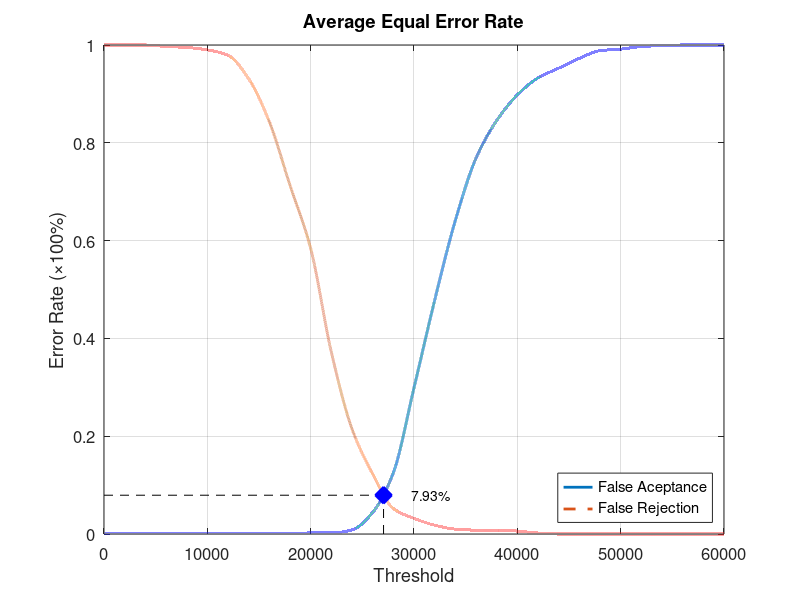
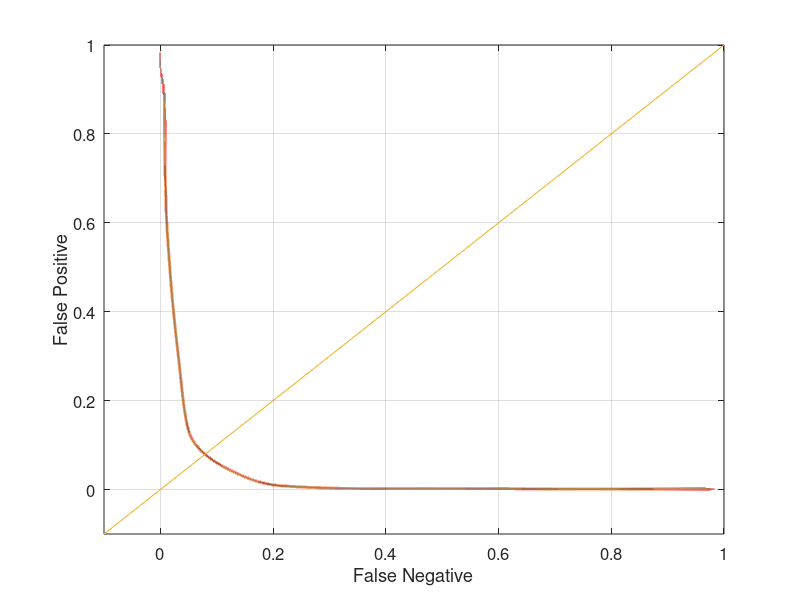

These figures' MATLAB source, in order:
function yEER = Database4Average
close all;
clear;
clc;
x = 0:2000:60000;
xq = 0:0.5:60000;

y0 = [0 0.00105263 0.00105263 0.00105263 0.00105263 0.00105263 0.00105263 0.00105263 0.00105263 0.00105263 0.00210526 0.00210526 0.00842105 0.0442105 0.125263 0.298947 0.477895 0.641053 0.768421 0.845263 0.897895 0.932632 0.952632 0.972632 0.988421 0.991579 0.996842 0.998947 1 1 1];
yy0 = interp1(x, y0, xq, 'pchip');
y1 = [1 1 1 0.997 0.995 0.99 0.979 0.931 0.843 0.713 0.584 0.372 0.215 0.123 0.052 0.032 0.018 0.01 0.008 0.008 0.006 0.002 0 0 0 0 0 0 0 0 0];
yy1 = interp1(x, y1, xq, 'pchip');

% Calculating EER: 
y2 = abs(y0 - y1);
find(y2 == min(y2))
yy2 = abs(yy0 - yy1);
xEER = find(yy2 == min(yy2));
xEERIndex = xq(xEER) % X-axis EER
yEER = yy0(xEER) % Y-axis EER

main = figure
plot(xq, yy0,'-','LineWidth', 2);	hold on
plot(xq, yy1,'--','LineWidth', 2);	hold on
plot([xEERIndex xEERIndex], [0 yEER], 'k--');	hold on
plot([0 xEERIndex], [yEER yEER], 'k--');	hold on
plot(xEERIndex, yEER, 'bx', 'LineWidth', 10);	hold on
text(xEERIndex + 10 * xEERIndex / 100, yEER, [num2str(round((10000 * yEER)) / 100) '%'])
legend('False Aceptance', 'False Rejection', 'Location', 'SouthEast')
xlabel('Threshold')
ylabel('Error Rate (\times100%)')
title('Average Equal Error Rate')
set(gca, 'FontSize', 12)
axis([0 60000 0 1])
grid on

print(main, 'Database4AverageMain', '-dpng');
FNRxFPR = figure('Color', [1 1 1]);
plot(yy1, yy0, '-', yy1, yy0, 'LineWidth', 2);
hold on
y = -0.1:0.1:1
plot(y, y); 
set(gca, 'FontSize', 12)
xlabel('False Negative')
ylabel('False Positive')
axis([-0.1 1 -0.1 1])
set(gca, 'FontSize', 12)
grid on

print(FNRxFPR, 'Database4AverageFNRxFPR','-dpng');
end
